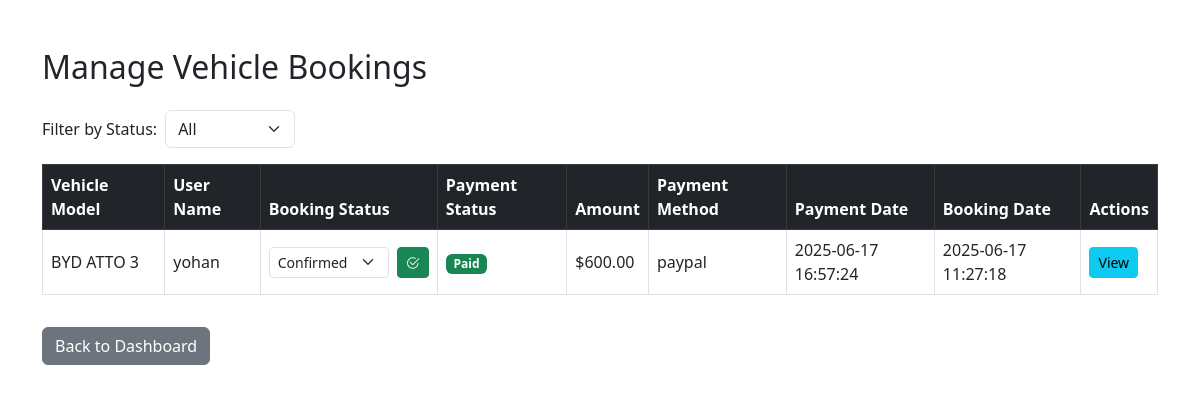
The app's page /company/manage_vehicle_bookings.php (signed in), older data.
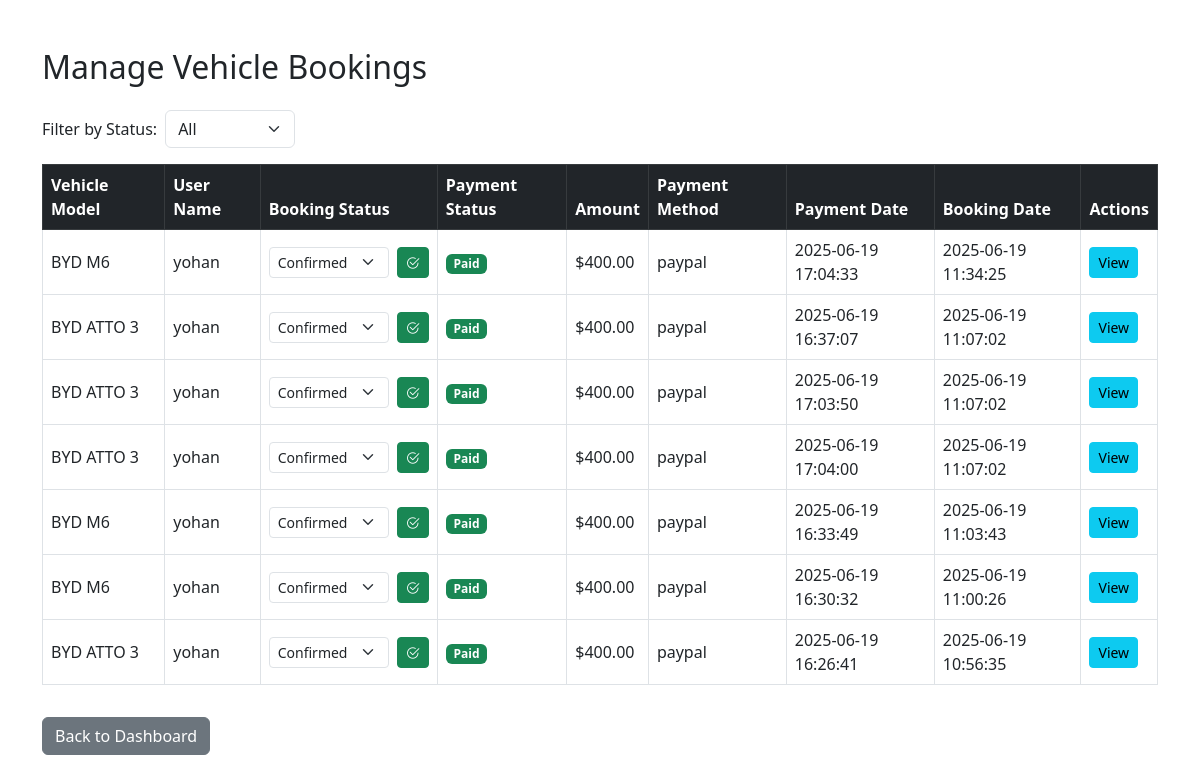
The same page, newer data.
### tables this page shows
CREATE TABLE `vehicle_bookings` (
  `booking_id` int(11) NOT NULL,
  `vehicle_id` int(11) NOT NULL,
  `user_id` int(11) NOT NULL,
  `booking_start` date NOT NULL,
  `booking_end` date NOT NULL,
  `total_price` decimal(10,2) NOT NULL,
  `status` enum('pending','confirmed','cancelled','completed') DEFAULT 'pending',
  `created_at` timestamp NOT NULL DEFAULT current_timestamp(),
  `payment_status` enum('unpaid','paid') NOT NULL DEFAULT 'unpaid',
  `payment_method` varchar(20) DEFAULT NULL
);

CREATE TABLE `vehicles` (
  `vehicle_id` int(11) NOT NULL,
  `company_id` int(11) DEFAULT NULL,
  `model` varchar(100) DEFAULT NULL,
  `type` varchar(50) DEFAULT NULL,
  `capacity` int(11) DEFAULT NULL,
  `rental_price` decimal(10,2) DEFAULT NULL,
  `image` varchar(255) DEFAULT NULL,
  `description` text DEFAULT NULL,
  `features` text DEFAULT NULL,
  `registration_number` varchar(50) DEFAULT NULL,
  `fuel_type` varchar(50) DEFAULT NULL,
  `availability` tinyint(1) DEFAULT 1,
  `created_at` timestamp NOT NULL DEFAULT current_timestamp(),
  `image_gallery` text DEFAULT NULL
);

CREATE TABLE `users` (
  `user_id` int(11) NOT NULL,
  `name` varchar(100) NOT NULL,
  `email` varchar(150) NOT NULL,
  `contact` varchar(20) DEFAULT NULL,
  `password` varchar(255) NOT NULL,
  `is_verified` tinyint(1) DEFAULT 0,
  `created_at` timestamp NOT NULL DEFAULT current_timestamp(),
  `status` varchar(50) DEFAULT 'active',
  `role` varchar(50) DEFAULT 'user',
  `profile_pic` varchar(255) DEFAULT NULL,
  `contact_number` varchar(20) DEFAULT NULL,
  `country` varchar(100) DEFAULT NULL
);

CREATE TABLE `vehicle_payments` (
  `payment_id` int(11) NOT NULL,
  `booking_id` int(11) NOT NULL,
  `user_id` int(11) NOT NULL,
  `amount` decimal(10,2) NOT NULL,
  `payment_method` varchar(50) NOT NULL,
  `payment_date` datetime NOT NULL DEFAULT current_timestamp(),
  `status` varchar(50) NOT NULL DEFAULT 'Paid'
);

### company/manage_vehicle_bookings.php (the view, shortened to what this page needs)
<?php
include '../config/db.php';
$company_id = $_SESSION['company_id'];
$status_filter = isset($_GET['status']) ? $_GET['status'] : 'all';
$sql = "
    SELECT
        vb.*,
        v.model,
        v.image,
        vp.amount,
        vp.payment_method,
        vp.payment_date,
        vp.status AS payment_status,
        u.name AS name
    FROM vehicle_bookings vb
    JOIN vehicles v ON vb.vehicle_id = v.vehicle_id
    LEFT JOIN vehicle_payments vp ON vb.booking_id = vp.booking_id
    JOIN users u ON vb.user_id = u.user_id
    WHERE v.company_id = ?
";
$params = [$company_id];
$sql .= " ORDER BY vb.created_at DESC";
$stmt = $conn->prepare($sql);
$stmt->execute($params);
$bookings = $stmt->fetchAll(PDO::FETCH_ASSOC);
?>
<!DOCTYPE html>
<html lang="en">
<head>
  <link href="https://cdn.jsdelivr.net/npm/bootstrap@5.3.0/dist/css/bootstrap.min.css" rel="stylesheet" />
</head>
<body>
  <div class="container mt-5">
    <h2 class="mb-4">Manage Vehicle Bookings</h2>
    <form method="GET" class="mb-3">
      <div class="row g-2 align-items-center">
        <div class="col-auto">
          <label for="status" class="col-form-label">Filter by Status:</label>
        </div>
        <div class="col-auto">
          <select name="status" id="status" class="form-select" onchange="this.form.submit()">
            <option value="all" <?= $status_filter == 'all' ? 'selected' : '' ?>>All</option>
          </select>
        </div>
      </div>
    </form>
    <table class="table table-bordered table-hover align-middle">
      <thead class="table-dark">
        <tr>
          <th>Vehicle Model</th>
          <th>User Name</th>
          <th>Booking Status</th>
          <th>Payment Status</th>
          <th>Amount</th>
          <th>Payment Method</th>
          <th>Payment Date</th>
          <th>Booking Date</th>
          <th>Actions</th>
        </tr>
      </thead>
      <tbody>
        <?php if ($bookings): ?>
          <?php foreach ($bookings as $booking): ?>
            <tr>
              <td class="truncate" title="<?= htmlspecialchars($booking['model']) ?>"><?= htmlspecialchars($booking['model']) ?></td>
              <td><?= htmlspecialchars($booking['name']) ?></td>
              <td>
                <form method="post" action="update_booking_status.php" class="d-flex align-items-center gap-2">
                  <select name="status" class="form-select form-select-sm" style="width:120px;">
                    <option value="confirmed" <?= $booking['status'] === 'confirmed' ? 'selected' : '' ?>>Confirmed</option>
                  </select>
                  <button type="submit" class="btn btn-sm btn-success" title="Update status">
                    <i class="bi bi-check2-circle"></i>
                  </button>
                </form>
              </td>
              <td>
                <span class="badge
                <?= strtolower($booking['payment_status']) === 'paid' ? 'bg-success' : (strtolower($booking['payment_status']) === 'pending' ? 'bg-warning' : 'bg-secondary') ?>">
                  <?= htmlspecialchars($booking['payment_status'] ?? 'Unpaid') ?>
                </span>
              </td>
              <td>$<?= number_format($booking['amount'] ?? 0, 2) ?></td>
              <td><?= htmlspecialchars($booking['payment_method'] ?? '-') ?></td>
              <td><?= htmlspecialchars($booking['payment_date'] ?? '-') ?></td>
              <td><?= htmlspecialchars($booking['created_at']) ?></td>
              <td>
                <button class="btn btn-info btn-sm" data-bs-toggle="modal" data-bs-target="#viewModal<?= $booking['booking_id'] ?>">View</button>
              </td>
            </tr>
          <?php endforeach; ?>
        <?php else: ?>
          <tr>
            <td colspan="10" class="text-center">No bookings found.</td>
          </tr>
        <?php endif; ?>
      </tbody>
    </table>
    <a href="transport_dashboard.php" class="btn btn-secondary mt-3">Back to Dashboard</a>
  </div>
  <link rel="stylesheet" href="https://cdn.jsdelivr.net/npm/bootstrap-icons@1.10.5/font/bootstrap-icons.css" />
</body>
</html>

Row changes from the older to the newer data that the page shows:
removed vehicle_bookings: vehicle.model "BYD ATTO 3", user.name "yohan", status "Confirmed", vehicle_payments.status "Paid", vehicle_payments.amount "600.00", vehicle_payments.payment_method "paypal", vehicle_payments.payment_date "2025-06-17 16:57:24", created_at "2025-06-17 11:27:18"
added vehicle_bookings: vehicle.model "BYD M6", user.name "yohan", status "Confirmed", vehicle_payments.status "Paid", vehicle_payments.amount "400.00", vehicle_payments.payment_method "paypal", vehicle_payments.payment_date "2025-06-19 17:04:33", created_at "2025-06-19 11:34:25"
added vehicle_bookings: vehicle.model "BYD ATTO 3", user.name "yohan", status "Confirmed", vehicle_payments.status "Paid", vehicle_payments.amount "400.00", vehicle_payments.payment_method "paypal", vehicle_payments.payment_date "2025-06-19 16:37:07", created_at "2025-06-19 11:07:02", vehicle_payments.payment_date "2025-06-19 17:03:50", vehicle_payments.payment_date "2025-06-19 17:04:00"
added vehicle_bookings: vehicle.model "BYD M6", user.name "yohan", status "Confirmed", vehicle_payments.status "Paid", vehicle_payments.amount "400.00", vehicle_payments.payment_method "paypal", vehicle_payments.payment_date "2025-06-19 16:33:49", created_at "2025-06-19 11:03:43"
added vehicle_bookings: vehicle.model "BYD M6", user.name "yohan", status "Confirmed", vehicle_payments.status "Paid", vehicle_payments.amount "400.00", vehicle_payments.payment_method "paypal", vehicle_payments.payment_date "2025-06-19 16:30:32", created_at "2025-06-19 11:00:26"
added vehicle_bookings: vehicle.model "BYD ATTO 3", user.name "yohan", status "Confirmed", vehicle_payments.status "Paid", vehicle_payments.amount "400.00", vehicle_payments.payment_method "paypal", vehicle_payments.payment_date "2025-06-19 16:26:41", created_at "2025-06-19 10:56:35"
